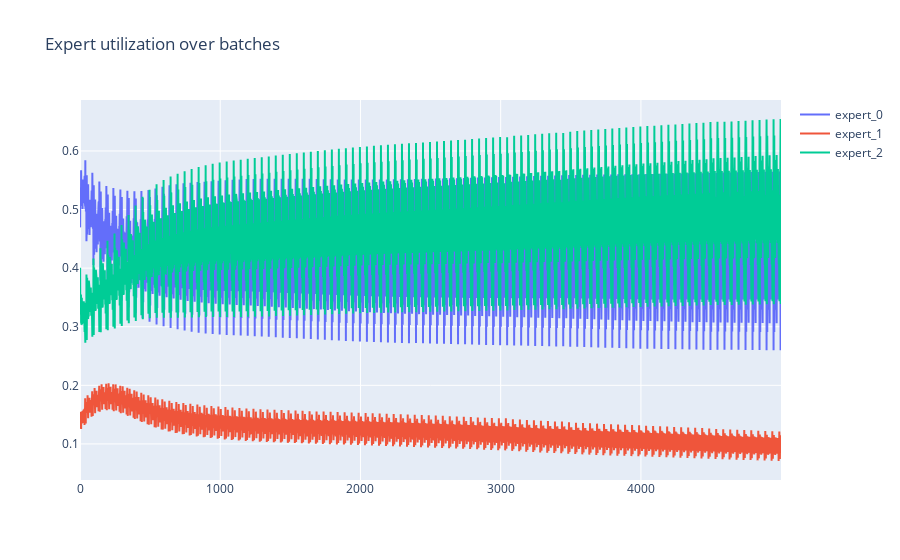

Notebook source saved alongside this figure:
### Code cell
agent.plot_expert_usage()

### Figure 1 — Plotly figure (JSON) as saved in the notebook; plotly's stock layout.template omitted (floating-point values rounded to 4 significant figures; data arrays with more than 128 entries replaced by an {"elided": "..."} marker saying what was removed)
{"data": [{"mode": "lines", "name": "expert_0", "type": "scatter", "y": {"elided": "5000 float values"}}, {"mode": "lines", "name": "expert_1", "type": "scatter", "y": {"elided": "5000 float values"}}, {"mode": "lines", "name": "expert_2", "type": "scatter", "y": {"elided": "5000 float values"}}], "layout": {"title": {"text": "Expert utilization over batches"}}}
